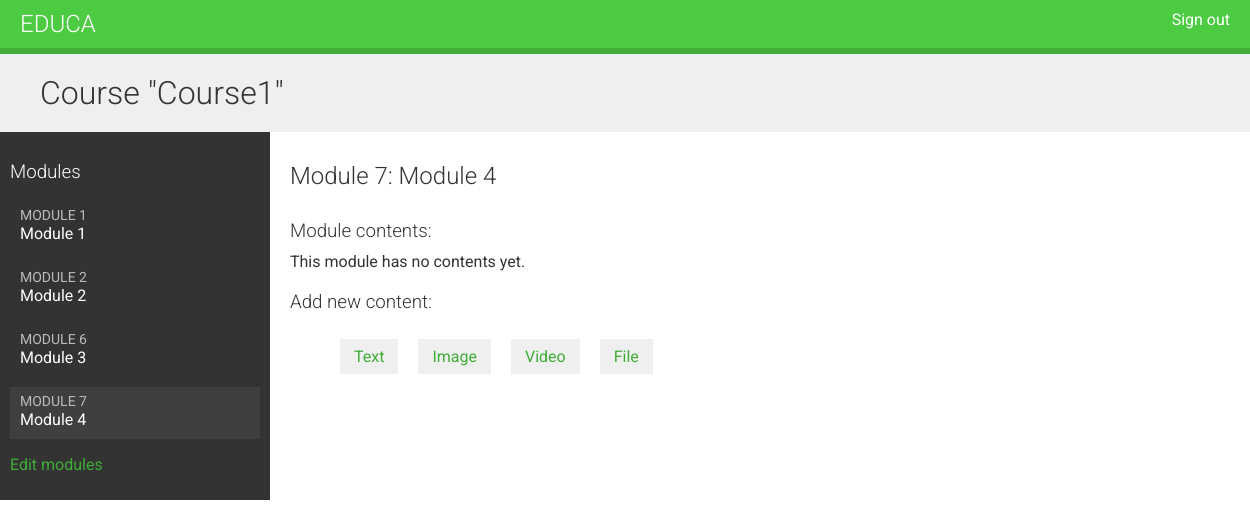
/course/module/4/ (signed in), run on an earlier commit of the app's database.
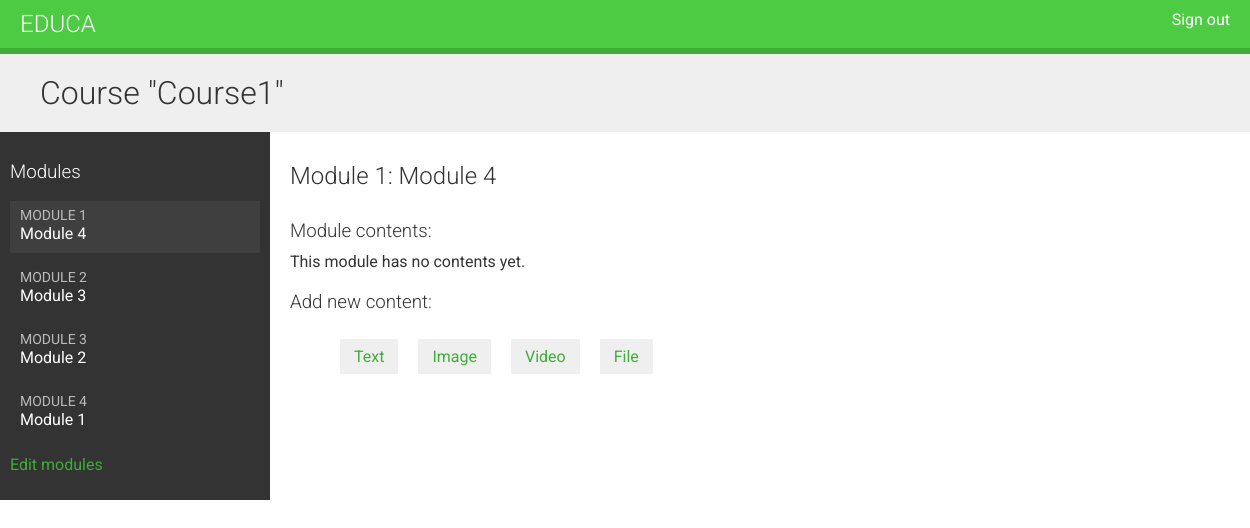
And on a later commit of the database.
### courses/models.py (models this page shows, shortened)
class Course(models.Model):
    owner = models.ForeignKey(User,
                              related_name='courses_created',
                              on_delete=models.CASCADE)
    subject = models.ForeignKey(Subject,
                                related_name='courses',
                                on_delete=models.CASCADE)
    title = models.CharField(max_length=200)
    slug = models.SlugField(max_length=200, unique=True)
    overview = models.TextField()
    created = models.DateTimeField(auto_now_add=True)
    class Meta:
        ordering = ['-created']

class Module(models.Model):
    course = models.ForeignKey(Course,
                               related_name='modules',
                               on_delete=models.CASCADE)
    title = models.CharField(max_length=200)
    description = models.TextField(blank=True)
    order = OrderField(blank=True, for_fields=['course'])
    class Meta:
            ordering = ['order']

### courses/views.py (the view)
class ModuleContentListView(TemplateResponseMixin, View):
    template_name = 'courses/manage/module/content_list.html'
    def get(self, request, module_id):
        module = get_object_or_404(Module,
                                   id=module_id,
                                   course__owner=request.user)
        return self.render_to_response({'module': module})

### courses/templates/courses/manage/module/content_list.html (shortened to what this page needs)
{% extends "base.html" %}
{% load course %}
{% block content %}
  {% with course=module.course %}
    <h1>Course "{{ course.title }}"</h1>
    <div class="contents">
      <h3>Modules</h3>
      <ul id="modules">
        {% for m in course.modules.all %}
          <li data-id="{{ m.id }}" {% if m == module %}class="selected"{% endif %}>
            <a href="{% url "module_content_list" m.id %}">
              <span>
                Module <span class="order">{{ m.order|add:1 }}</span>
              </span>
              <br>
              {{ m.title }}
            </a>
          </li>
        {% empty %}
          <li>No modules yet.</li>
        {% endfor %}
      </ul>
      <p><a href="{% url "course_module_update" course.id %}">Edit modules</a></p>
    </div>
    <div class="module">
      <h2>Module {{ module.order|add:1 }}: {{ module.title }}</h2>
      <h3>Module contents:</h3>
      <div id="module-contents">
        {% for content in module.contents.all %}
          <div data-id="{{ content.id }}">
            {% with item=content.item %}
              <p>{{ item }} ({{ item|model_name }})</p>
              <a href="{% url "module_content_update" module.id item|model_name item.id %}">Edit</a>
              <form action="{% url "module_content_delete" content.id %}" method="post">
                <input type="submit" value="Delete">
                {% csrf_token %}
              </form>
            {% endwith %}
          </div>
        {% empty %}
          <p>This module has no contents yet.</p>
        {% endfor %}
      </div>
      <h3>Add new content:</h3>
      <ul class="content-types">
        <li><a href="{% url "module_content_create" module.id "text" %}">Text</a></li>
        <li><a href="{% url "module_content_create" module.id "image" %}">Image</a></li>
        <li><a href="{% url "module_content_create" module.id "video" %}">Video</a></li>
        <li><a href="{% url "module_content_create" module.id "file" %}">File</a></li>
      </ul>
    </div>
  {% endwith %}
{% endblock %}

### courses/templates/base.html (shortened to what this page needs)
<!DOCTYPE html>
{% load static %}
<html>
<head>
  <link href="{% static "css/base.css" %}" rel="stylesheet">
</head>
<body>
  <div id="header">
    <a href="/" class="logo">Educa</a>
    <ul class="menu">
      {% if request.user.is_authenticated %}
        <li><a href="{% url "logout" %}">Sign out</a></li>
      {% else %}
        <li><a href="{% url "login" %}">Sign in</a></li>
      {% endif %}
    </ul>
  </div>
  <div id="content">
    {% block content %}
    {% endblock %}
  </div>
</body>
</html>

### courses/static/css/base.css (style rules this page uses)
body { margin:0; font-family:'Roboto', sans-serif; font-weight:400; color:#333; }
a { color:#3fad37; text-decoration:none; }
h1, h2, h3, h4, h5, h6 { font-family:'Roboto', sans-serif; font-weight:300; }
h1 { background:#efefef; width:100%; overflow:auto; padding:20px 0 20px 40px; margin:0; }
.module { overflow:auto; }
.module h3 { margin:30px 0 0; padding:0; width:100%; }
.module p { margin:10px 0 20px; width:100%; float:left; }
#header { background:#4dcc43; overflow:auto; padding:10px 20px; border-bottom:6px solid #3fad37; }
#header .logo { text-decoration:none; font-family:'Roboto', sans-serif; font-weight:300; text-transform:uppercase; font-size:24px; color:#fff; float:left; }
#header a { color:#fff; }
#header .menu { list-style:none; float:right; margin:0; padding:0; }
.contents { width:20%; padding:10px; float:left; background:#333; color: #fff; font-family:'Roboto', sans-serif; }
.contents ul { list-style:none; margin:0; padding:0; }
.contents ul li { margin:0 0 10px 0; padding:4px 10px 10px; overflow:auto; }
.contents ul li.selected { background:#3f3f3f; }
.contents ul span { text-transform:uppercase; color:#bbb; font-size:14px; }
.contents ul a { display:block; color:#fff; text-decoration:none; }
.module { padding:10px 20px; float:left; }
ul.content-types li { list-style:none; float:left; margin:10px; background:#efefef; padding:8px 14px; }

What changed in the data, as far as the page shows it:
changed Module "Module 4": order|add "7" → "1"; moves up the list
changed Module "Module 3": order|add "6" → "2"; moves up the list
changed Module "Module 2": order|add "2" → "3"; moves down the list
changed Module "Module 1": order|add "1" → "4"
